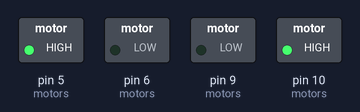
Simulated run of this sketch. Board: Arduino Uno, built with avr-gcc and run on an emulated ATmega328P. Parts: switched loads named in the sketch (green lamp = pin HIGH).

Above: at 0.05 s.
At 3.25 s:
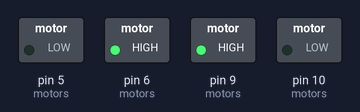
At 6.5 s:
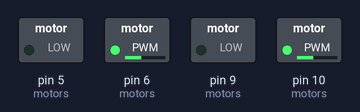
At 9.75 s:
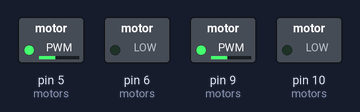
At 13.0 s:
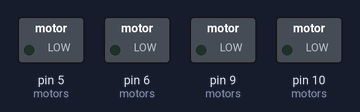
Timing chart, 0 to 16.9 s (numbered marks = the images above):
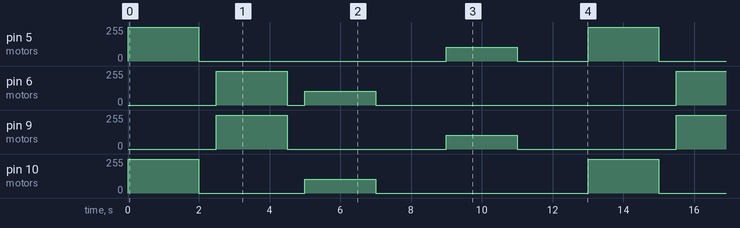

Measured:
- by itself, pin 5 (motors): repeats every 13.0 s: 0/255 7.0 s, 102/255 2.0 s, 0/255 2.0 s, 255/255 2.0 s
- by itself, pin 6 (motors): repeats every 13.0 s: 0/255 0.50 s, 102/255 2.0 s, 0/255 8.5 s, 255/255 2.0 s
- by itself, pin 9 (motors): repeats every 13.0 s: 0/255 4.5 s, 102/255 2.0 s, 0/255 4.5 s, 255/255 2.0 s
- by itself, pin 10 (motors): repeats every 13.0 s: 0/255 3.0 s, 102/255 2.0 s, 0/255 6.0 s, 255/255 2.0 s

The sketch:

voiture.ino
```cpp
const int back = -1;
const int forward = 1;
const int stopEngine = 0;

const int motor1 = 0;
const int motor2 = 1;

const int engineCmd1 = 0;
const int engineCmd2 = 1;

const byte motors[2][2] = {
  { 10,  9 }, // motor 1
  { 5, 6  } // motor 2
};

int _direction = stopEngine;
int _speed = 0;

void setup() {
  // initialisation des commandes
  pinMode (motors[motor1][engineCmd1], OUTPUT);
  pinMode (motors[motor1][engineCmd2], OUTPUT);
  pinMode (motors[motor2][engineCmd1], OUTPUT);
  pinMode (motors[motor2][engineCmd2], OUTPUT);
}

void loop() {
  // put your main code here, to run repeatedly:
  MoveForward (100);
  delay(2000);
  Stop();
  delay(500);
  MoveBack(100);
  delay(2000);
  Stop();
  delay(500);
  Left();
  delay(2000);
  Stop();
  delay(2000);
  Right();
  delay(2000);
  Stop();
  delay(2000);
}

void SetEngine(int motorId, int power, int action)
{
  if (power < 0)
  {
    power = 0;
  }

  if (power > 100)
  {
    power = 100;
  }

  int puissance=map(power,0,100,0,255);
  switch(action)
  {
    case stopEngine:
      analogWrite (motors[motorId][engineCmd1], 0);
      analogWrite (motors[motorId][engineCmd2], 0);
      break;
    case forward:
      analogWrite (motors[motorId][engineCmd1], puissance);
      analogWrite (motors[motorId][engineCmd2], 0);
      break;
    case back:
      analogWrite (motors[motorId][engineCmd1], 0);
      analogWrite (motors[motorId][engineCmd2], puissance);
      break;
  }
}

void MoveForward(int power)
{
  SetEngine(motor1, power, forward);
  SetEngine(motor2, power, forward);
}

void MoveBack(int power)
{
  SetEngine(motor1, power, back);
  SetEngine(motor2, power, back);
}

void Left()
{
  SetEngine(motor1, 40, forward);
  SetEngine(motor2, 40, back);
}

void Right()
{
  SetEngine(motor1, 40, back);
  SetEngine(motor2, 40, forward);
}

void Stop()
{
  SetEngine(motor1, 0, stopEngine);
  SetEngine(motor2, 0, stopEngine);
}
```
